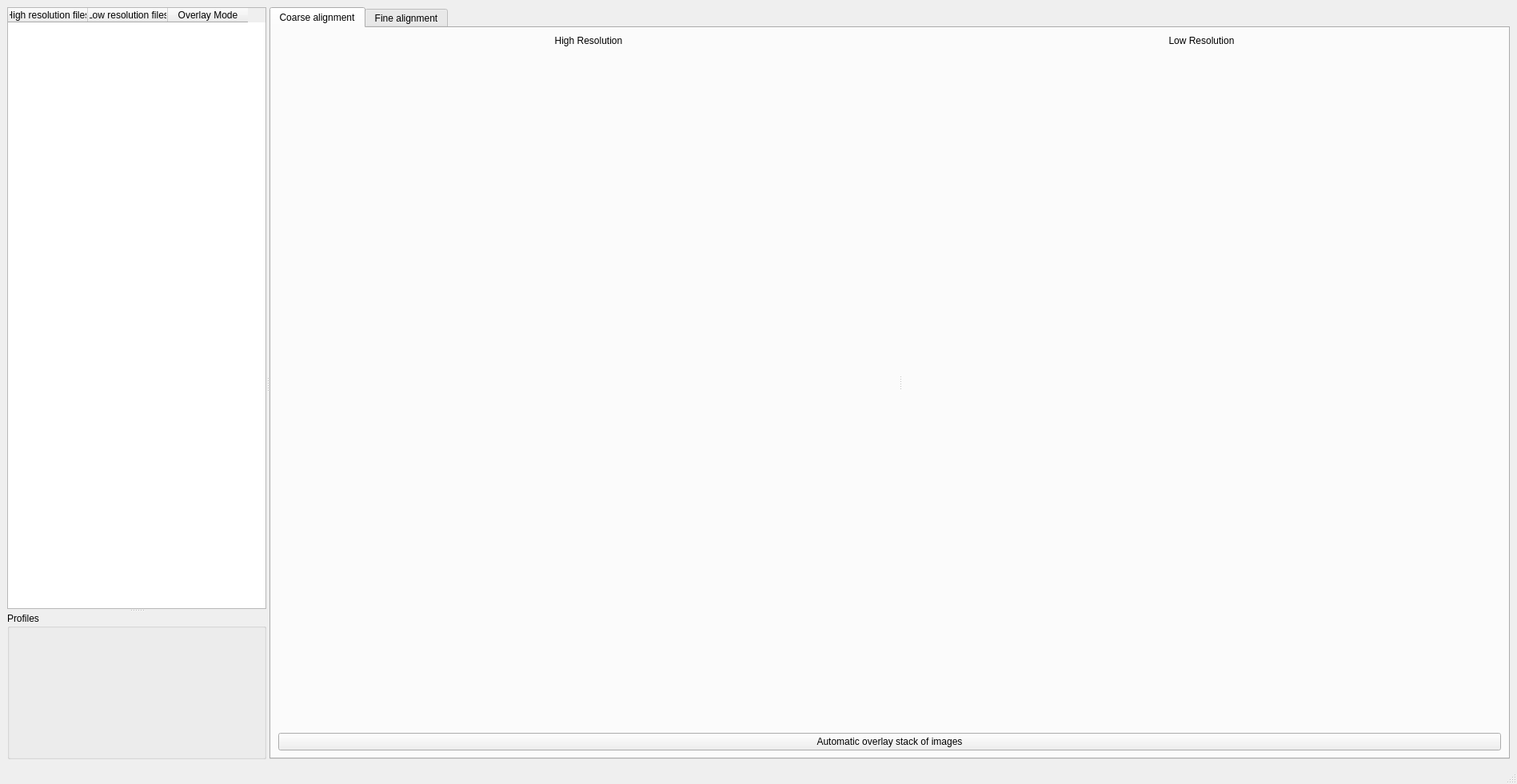
<?xml version="1.0" encoding="UTF-8"?>
<ui version="4.0">
 <class>MainWindow</class>
 <widget class="QMainWindow" name="MainWindow">
  <property name="geometry">
   <rect>
    <x>0</x>
    <y>0</y>
    <width>1897</width>
    <height>981</height>
   </rect>
  </property>
  <property name="windowTitle">
   <string>MainWindow</string>
  </property>
  <widget class="QWidget" name="centralwidget">
   <layout class="QVBoxLayout" name="verticalLayout_6">
    <item>
     <widget class="QSplitter" name="splitter_3">
      <property name="orientation">
       <enum>Qt::Horizontal</enum>
      </property>
      <widget class="QSplitter" name="splitter_2">
       <property name="orientation">
        <enum>Qt::Vertical</enum>
       </property>
       <widget class="QTableWidget" name="tableWidget">
        <property name="alternatingRowColors">
         <bool>true</bool>
        </property>
        <property name="selectionMode">
         <enum>QAbstractItemView::SingleSelection</enum>
        </property>
        <property name="selectionBehavior">
         <enum>QAbstractItemView::SelectRows</enum>
        </property>
        <column>
         <property name="text">
          <string>High resolution files</string>
         </property>
        </column>
        <column>
         <property name="text">
          <string>Low resolution files</string>
         </property>
        </column>
        <column>
         <property name="text">
          <string>Overlay Mode</string>
         </property>
        </column>
       </widget>
       <widget class="QGroupBox" name="groupBox_5">
        <property name="title">
         <string>Profiles</string>
        </property>
        <layout class="QVBoxLayout" name="verticalLayout_3">
         <item>
          <widget class="QWidget" name="horizontal_profile_widget" native="true"/>
         </item>
         <item>
          <widget class="QWidget" name="vertical_profile_widget" native="true"/>
         </item>
        </layout>
       </widget>
      </widget>
      <widget class="QTabWidget" name="tabWidget">
       <property name="enabled">
        <bool>true</bool>
       </property>
       <property name="currentIndex">
        <number>0</number>
       </property>
       <widget class="QWidget" name="tab">
        <attribute name="title">
         <string>Coarse alignment</string>
        </attribute>
        <layout class="QVBoxLayout" name="verticalLayout_4">
         <item>
          <widget class="QSplitter" name="splitter">
           <property name="orientation">
            <enum>Qt::Horizontal</enum>
           </property>
           <widget class="QWidget" name="layoutWidget">
            <layout class="QVBoxLayout" name="verticalLayout">
             <item>
              <widget class="QLabel" name="label">
               <property name="text">
                <string>High Resolution</string>
               </property>
               <property name="alignment">
                <set>Qt::AlignCenter</set>
               </property>
              </widget>
             </item>
             <item>
              <widget class="QWidget" name="high_res_widget" native="true">
               <property name="sizePolicy">
                <sizepolicy hsizetype="Preferred" vsizetype="Expanding">
                 <horstretch>0</horstretch>
                 <verstretch>0</verstretch>
                </sizepolicy>
               </property>
              </widget>
             </item>
            </layout>
           </widget>
           <widget class="QWidget" name="layoutWidget">
            <layout class="QVBoxLayout" name="verticalLayout_2">
             <item>
              <widget class="QLabel" name="label_2">
               <property name="text">
                <string>Low Resolution</string>
               </property>
               <property name="alignment">
                <set>Qt::AlignCenter</set>
               </property>
              </widget>
             </item>
             <item>
              <widget class="QWidget" name="low_res_widget" native="true">
               <property name="sizePolicy">
                <sizepolicy hsizetype="Preferred" vsizetype="Expanding">
                 <horstretch>0</horstretch>
                 <verstretch>0</verstretch>
                </sizepolicy>
               </property>
              </widget>
             </item>
            </layout>
           </widget>
          </widget>
         </item>
         <item>
          <widget class="QPushButton" name="overlay_pushButton">
           <property name="enabled">
            <bool>true</bool>
           </property>
           <property name="text">
            <string>Automatic overlay stack of images</string>
           </property>
          </widget>
         </item>
        </layout>
       </widget>
       <widget class="QWidget" name="tab_2">
        <attribute name="title">
         <string>Fine alignment</string>
        </attribute>
        <layout class="QVBoxLayout" name="verticalLayout_5">
         <item>
          <widget class="QWidget" name="overlay_widget" native="true">
           <property name="sizePolicy">
            <sizepolicy hsizetype="Expanding" vsizetype="Expanding">
             <horstretch>0</horstretch>
             <verstretch>0</verstretch>
            </sizepolicy>
           </property>
          </widget>
         </item>
         <item>
          <widget class="QGroupBox" name="groupBox_4">
           <property name="title">
            <string>Manual mode</string>
           </property>
           <layout class="QVBoxLayout" name="verticalLayout_7">
            <item>
             <layout class="QHBoxLayout" name="horizontalLayout">
              <item>
               <widget class="QCheckBox" name="profile_tool_checkBox">
                <property name="text">
                 <string>Profile tool</string>
                </property>
               </widget>
              </item>
              <item>
               <spacer name="horizontalSpacer_5">
                <property name="orientation">
                 <enum>Qt::Horizontal</enum>
                </property>
                <property name="sizeHint" stdset="0">
                 <size>
                  <width>40</width>
                  <height>20</height>
                 </size>
                </property>
               </spacer>
              </item>
              <item>
               <widget class="QGroupBox" name="groupBox_3">
                <property name="title">
                 <string>scaling factor</string>
                </property>
                <layout class="QHBoxLayout" name="horizontalLayout_4">
                 <item>
                  <widget class="QLineEdit" name="scaling_factor_lineEdit">
                   <property name="minimumSize">
                    <size>
                     <width>50</width>
                     <height>0</height>
                    </size>
                   </property>
                   <property name="maximumSize">
                    <size>
                     <width>50</width>
                     <height>16777215</height>
                    </size>
                   </property>
                  </widget>
                 </item>
                </layout>
               </widget>
              </item>
              <item>
               <spacer name="horizontalSpacer">
                <property name="orientation">
                 <enum>Qt::Horizontal</enum>
                </property>
                <property name="sizeHint" stdset="0">
                 <size>
                  <width>40</width>
                  <height>20</height>
                 </size>
                </property>
               </spacer>
              </item>
              <item>
               <widget class="QGroupBox" name="groupBox">
                <property name="title">
                 <string>xoffset</string>
                </property>
                <layout class="QHBoxLayout" name="horizontalLayout_2">
                 <item>
                  <widget class="QPushButton" name="xoffset_minus_minus_pushButton">
                   <property name="minimumSize">
                    <size>
                     <width>50</width>
                     <height>30</height>
                    </size>
                   </property>
                   <property name="maximumSize">
                    <size>
                     <width>50</width>
                     <height>30</height>
                    </size>
                   </property>
                   <property name="font">
                    <font>
                     <weight>75</weight>
                     <bold>true</bold>
                    </font>
                   </property>
                   <property name="text">
                    <string>- -</string>
                   </property>
                  </widget>
                 </item>
                 <item>
                  <widget class="QPushButton" name="xoffset_minus_pushButton">
                   <property name="minimumSize">
                    <size>
                     <width>50</width>
                     <height>30</height>
                    </size>
                   </property>
                   <property name="maximumSize">
                    <size>
                     <width>50</width>
                     <height>30</height>
                    </size>
                   </property>
                   <property name="font">
                    <font>
                     <weight>75</weight>
                     <bold>true</bold>
                    </font>
                   </property>
                   <property name="text">
                    <string>-</string>
                   </property>
                  </widget>
                 </item>
                 <item>
                  <widget class="QLineEdit" name="xoffset_lineEdit">
                   <property name="minimumSize">
                    <size>
                     <width>80</width>
                     <height>0</height>
                    </size>
                   </property>
                   <property name="maximumSize">
                    <size>
                     <width>80</width>
                     <height>16777215</height>
                    </size>
                   </property>
                   <property name="text">
                    <string>0</string>
                   </property>
                  </widget>
                 </item>
                 <item>
                  <widget class="QPushButton" name="xoffset_plus_pushButton">
                   <property name="minimumSize">
                    <size>
                     <width>50</width>
                     <height>30</height>
                    </size>
                   </property>
                   <property name="maximumSize">
                    <size>
                     <width>50</width>
                     <height>30</height>
                    </size>
                   </property>
                   <property name="font">
                    <font>
                     <weight>75</weight>
                     <bold>true</bold>
                    </font>
                   </property>
                   <property name="text">
                    <string>+</string>
                   </property>
                  </widget>
                 </item>
                 <item>
                  <widget class="QPushButton" name="xoffset_plus_plus_pushButton">
                   <property name="minimumSize">
                    <size>
                     <width>50</width>
                     <height>30</height>
                    </size>
                   </property>
                   <property name="maximumSize">
                    <size>
                     <width>50</width>
                     <height>30</height>
                    </size>
                   </property>
                   <property name="font">
                    <font>
                     <weight>75</weight>
                     <bold>true</bold>
                    </font>
                   </property>
                   <property name="text">
                    <string>+ +</string>
                   </property>
                  </widget>
                 </item>
                </layout>
               </widget>
              </item>
              <item>
               <spacer name="horizontalSpacer_4">
                <property name="orientation">
                 <enum>Qt::Horizontal</enum>
                </property>
                <property name="sizeHint" stdset="0">
                 <size>
                  <width>40</width>
                  <height>20</height>
                 </size>
                </property>
               </spacer>
              </item>
              <item>
               <widget class="QGroupBox" name="groupBox_2">
                <property name="title">
                 <string>yoffset</string>
                </property>
                <layout class="QHBoxLayout" name="horizontalLayout_3">
                 <item>
                  <widget class="QPushButton" name="yoffset_minus_minus_pushButton">
                   <property name="minimumSize">
                    <size>
                     <width>50</width>
                     <height>30</height>
                    </size>
                   </property>
                   <property name="maximumSize">
                    <size>
                     <width>50</width>
                     <height>30</height>
                    </size>
                   </property>
                   <property name="font">
                    <font>
                     <weight>75</weight>
                     <bold>true</bold>
                    </font>
                   </property>
                   <property name="text">
                    <string>- - </string>
                   </property>
                  </widget>
                 </item>
                 <item>
                  <widget class="QPushButton" name="yoffset_minus_pushButton">
                   <property name="minimumSize">
                    <size>
                     <width>50</width>
                     <height>30</height>
                    </size>
                   </property>
                   <property name="maximumSize">
                    <size>
                     <width>50</width>
                     <height>30</height>
                    </size>
                   </property>
                   <property name="font">
                    <font>
                     <weight>75</weight>
                     <bold>true</bold>
                    </font>
                   </property>
                   <property name="text">
                    <string>-</string>
                   </property>
                  </widget>
                 </item>
                 <item>
                  <widget class="QLineEdit" name="yoffset_lineEdit">
                   <property name="minimumSize">
                    <size>
                     <width>80</width>
                     <height>0</height>
                    </size>
                   </property>
                   <property name="maximumSize">
                    <size>
                     <width>80</width>
                     <height>16777215</height>
                    </size>
                   </property>
                   <property name="text">
                    <string>0</string>
                   </property>
                  </widget>
                 </item>
                 <item>
                  <widget class="QPushButton" name="yoffset_plus_pushButton">
                   <property name="minimumSize">
                    <size>
                     <width>50</width>
                     <height>30</height>
                    </size>
                   </property>
                   <property name="maximumSize">
                    <size>
                     <width>50</width>
                     <height>30</height>
                    </size>
                   </property>
                   <property name="font">
                    <font>
                     <weight>75</weight>
                     <bold>true</bold>
                    </font>
                   </property>
                   <property name="text">
                    <string>+</string>
                   </property>
                  </widget>
                 </item>
                 <item>
                  <widget class="QPushButton" name="yoffset_plus_plus_pushButton">
                   <property name="minimumSize">
                    <size>
                     <width>50</width>
                     <height>30</height>
                    </size>
                   </property>
                   <property name="maximumSize">
                    <size>
                     <width>50</width>
                     <height>30</height>
                    </size>
                   </property>
                   <property name="font">
                    <font>
                     <weight>75</weight>
                     <bold>true</bold>
                    </font>
                   </property>
                   <property name="text">
                    <string>+ +</string>
                   </property>
                  </widget>
                 </item>
                </layout>
               </widget>
              </item>
              <item>
               <spacer name="horizontalSpacer_3">
                <property name="orientation">
                 <enum>Qt::Horizontal</enum>
                </property>
                <property name="sizeHint" stdset="0">
                 <size>
                  <width>40</width>
                  <height>20</height>
                 </size>
                </property>
               </spacer>
              </item>
              <item>
               <widget class="QPushButton" name="pushButton">
                <property name="text">
                 <string>Manually overlay all images</string>
                </property>
               </widget>
              </item>
             </layout>
            </item>
           </layout>
          </widget>
         </item>
         <item>
          <widget class="QPushButton" name="export_pushButton">
           <property name="enabled">
            <bool>false</bool>
           </property>
           <property name="text">
            <string>Export overlaid images</string>
           </property>
          </widget>
         </item>
        </layout>
       </widget>
      </widget>
     </widget>
    </item>
   </layout>
  </widget>
  <widget class="QMenuBar" name="menubar">
   <property name="geometry">
    <rect>
     <x>0</x>
     <y>0</y>
     <width>1897</width>
     <height>22</height>
    </rect>
   </property>
  </widget>
  <widget class="QStatusBar" name="statusbar"/>
 </widget>
 <resources/>
 <connections>
  <connection>
   <sender>tableWidget</sender>
   <signal>itemSelectionChanged()</signal>
   <receiver>MainWindow</receiver>
   <slot>list_files_table_selection_changed()</slot>
   <hints>
    <hint type="sourcelabel">
     <x>174</x>
     <y>121</y>
    </hint>
    <hint type="destinationlabel">
     <x>7</x>
     <y>152</y>
    </hint>
   </hints>
  </connection>
  <connection>
   <sender>overlay_pushButton</sender>
   <signal>clicked()</signal>
   <receiver>MainWindow</receiver>
   <slot>overlay_stack_of_images_clicked()</slot>
   <hints>
    <hint type="sourcelabel">
     <x>1042</x>
     <y>913</y>
    </hint>
    <hint type="destinationlabel">
     <x>1772</x>
     <y>782</y>
    </hint>
   </hints>
  </connection>
  <connection>
   <sender>scaling_factor_lineEdit</sender>
   <signal>returnPressed()</signal>
   <receiver>MainWindow</receiver>
   <slot>scaling_factor_changed()</slot>
   <hints>
    <hint type="sourcelabel">
     <x>676</x>
     <y>841</y>
    </hint>
    <hint type="destinationlabel">
     <x>233</x>
     <y>949</y>
    </hint>
   </hints>
  </connection>
  <connection>
   <sender>xoffset_lineEdit</sender>
   <signal>returnPressed()</signal>
   <receiver>MainWindow</receiver>
   <slot>offset_changed()</slot>
   <hints>
    <hint type="sourcelabel">
     <x>989</x>
     <y>840</y>
    </hint>
    <hint type="destinationlabel">
     <x>486</x>
     <y>950</y>
    </hint>
   </hints>
  </connection>
  <connection>
   <sender>yoffset_lineEdit</sender>
   <signal>returnPressed()</signal>
   <receiver>MainWindow</receiver>
   <slot>offset_changed()</slot>
   <hints>
    <hint type="sourcelabel">
     <x>1369</x>
     <y>840</y>
    </hint>
    <hint type="destinationlabel">
     <x>740</x>
     <y>950</y>
    </hint>
   </hints>
  </connection>
  <connection>
   <sender>xoffset_minus_pushButton</sender>
   <signal>clicked()</signal>
   <receiver>MainWindow</receiver>
   <slot>xoffset_minus_clicked()</slot>
   <hints>
    <hint type="sourcelabel">
     <x>897</x>
     <y>840</y>
    </hint>
    <hint type="destinationlabel">
     <x>418</x>
     <y>953</y>
    </hint>
   </hints>
  </connection>
  <connection>
   <sender>xoffset_plus_pushButton</sender>
   <signal>clicked()</signal>
   <receiver>MainWindow</receiver>
   <slot>xoffset_plus_clicked()</slot>
   <hints>
    <hint type="sourcelabel">
     <x>1044</x>
     <y>836</y>
    </hint>
    <hint type="destinationlabel">
     <x>611</x>
     <y>946</y>
    </hint>
   </hints>
  </connection>
  <connection>
   <sender>yoffset_minus_minus_pushButton</sender>
   <signal>clicked()</signal>
   <receiver>MainWindow</receiver>
   <slot>yoffset_minus_minus_clicked()</slot>
   <hints>
    <hint type="sourcelabel">
     <x>1258</x>
     <y>838</y>
    </hint>
    <hint type="destinationlabel">
     <x>892</x>
     <y>946</y>
    </hint>
   </hints>
  </connection>
  <connection>
   <sender>yoffset_plus_pushButton</sender>
   <signal>clicked()</signal>
   <receiver>MainWindow</receiver>
   <slot>yoffset_plus_clicked()</slot>
   <hints>
    <hint type="sourcelabel">
     <x>1462</x>
     <y>834</y>
    </hint>
    <hint type="destinationlabel">
     <x>871</x>
     <y>951</y>
    </hint>
   </hints>
  </connection>
  <connection>
   <sender>pushButton</sender>
   <signal>clicked()</signal>
   <receiver>MainWindow</receiver>
   <slot>manual_overlay_of_all_images_clicked()</slot>
   <hints>
    <hint type="sourcelabel">
     <x>1766</x>
     <y>835</y>
    </hint>
    <hint type="destinationlabel">
     <x>1084</x>
     <y>947</y>
    </hint>
   </hints>
  </connection>
  <connection>
   <sender>xoffset_minus_minus_pushButton</sender>
   <signal>clicked()</signal>
   <receiver>MainWindow</receiver>
   <slot>xoffset_minus_minus_clicked()</slot>
   <hints>
    <hint type="sourcelabel">
     <x>860</x>
     <y>844</y>
    </hint>
    <hint type="destinationlabel">
     <x>1137</x>
     <y>942</y>
    </hint>
   </hints>
  </connection>
  <connection>
   <sender>xoffset_plus_plus_pushButton</sender>
   <signal>clicked()</signal>
   <receiver>MainWindow</receiver>
   <slot>xoffset_plus_plus_clicked()</slot>
   <hints>
    <hint type="sourcelabel">
     <x>1112</x>
     <y>843</y>
    </hint>
    <hint type="destinationlabel">
     <x>1377</x>
     <y>942</y>
    </hint>
   </hints>
  </connection>
  <connection>
   <sender>yoffset_minus_pushButton</sender>
   <signal>clicked()</signal>
   <receiver>MainWindow</receiver>
   <slot>yoffset_minus_clicked()</slot>
   <hints>
    <hint type="sourcelabel">
     <x>1311</x>
     <y>838</y>
    </hint>
    <hint type="destinationlabel">
     <x>1599</x>
     <y>942</y>
    </hint>
   </hints>
  </connection>
  <connection>
   <sender>yoffset_plus_plus_pushButton</sender>
   <signal>clicked()</signal>
   <receiver>MainWindow</receiver>
   <slot>yoffset_plus_plus_clicked()</slot>
   <hints>
    <hint type="sourcelabel">
     <x>1500</x>
     <y>840</y>
    </hint>
    <hint type="destinationlabel">
     <x>1823</x>
     <y>946</y>
    </hint>
   </hints>
  </connection>
  <connection>
   <sender>tabWidget</sender>
   <signal>currentChanged(int)</signal>
   <receiver>MainWindow</receiver>
   <slot>tab_index_changed()</slot>
   <hints>
    <hint type="sourcelabel">
     <x>1012</x>
     <y>46</y>
    </hint>
    <hint type="destinationlabel">
     <x>1096</x>
     <y>-6</y>
    </hint>
   </hints>
  </connection>
  <connection>
   <sender>profile_tool_checkBox</sender>
   <signal>clicked()</signal>
   <receiver>MainWindow</receiver>
   <slot>profile_tool_clicked()</slot>
   <hints>
    <hint type="sourcelabel">
     <x>469</x>
     <y>833</y>
    </hint>
    <hint type="destinationlabel">
     <x>50</x>
     <y>943</y>
    </hint>
   </hints>
  </connection>
 </connections>
 <slots>
  <slot>list_files_table_clicked()</slot>
  <slot>overlay_stack_of_images_clicked()</slot>
  <slot>list_files_table_selection_changed()</slot>
  <slot>scaling_factor_changed()</slot>
  <slot>offset_changed()</slot>
  <slot>xoffset_less_clicked()</slot>
  <slot>xoffset_more_clicked()</slot>
  <slot>yoffset_less_clicked()</slot>
  <slot>yoffset_more_clicked()</slot>
  <slot>manual_overlay_of_all_images_clicked()</slot>
  <slot>xoffset_minus_minus_clicked()</slot>
  <slot>xoffset_minus_clicked()</slot>
  <slot>xoffset_plus_clicked()</slot>
  <slot>xoffset_plus_plus_clicked()</slot>
  <slot>yoffset_minus_clicked()</slot>
  <slot>yoffset_minus_minus_clicked()</slot>
  <slot>yoffset_plus_clicked()</slot>
  <slot>yoffset_plus_plus_clicked()</slot>
  <slot>tab_index_changed()</slot>
  <slot>profile_tool_clicked()</slot>
 </slots>
</ui>
